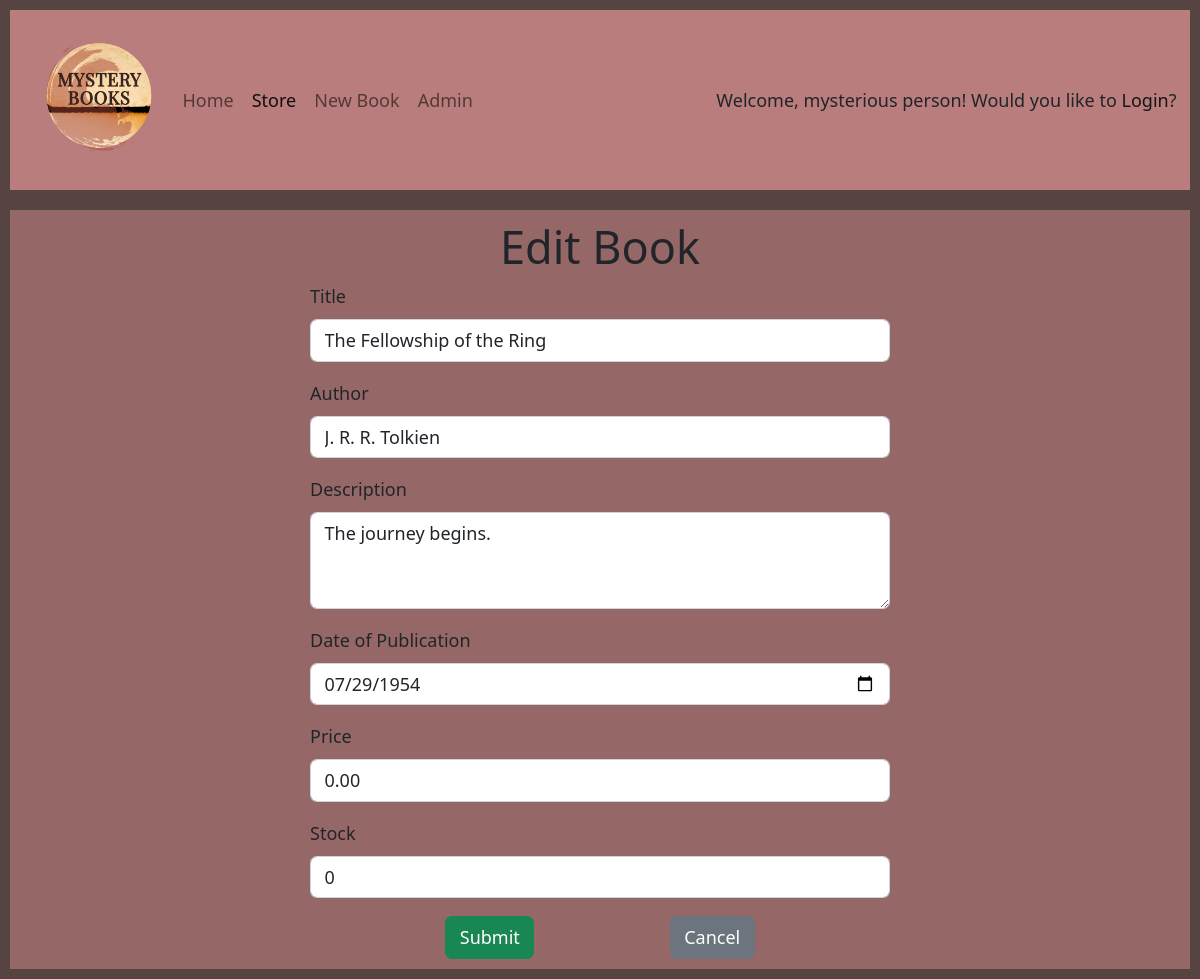
Before: /store/2/edit with the older database file.
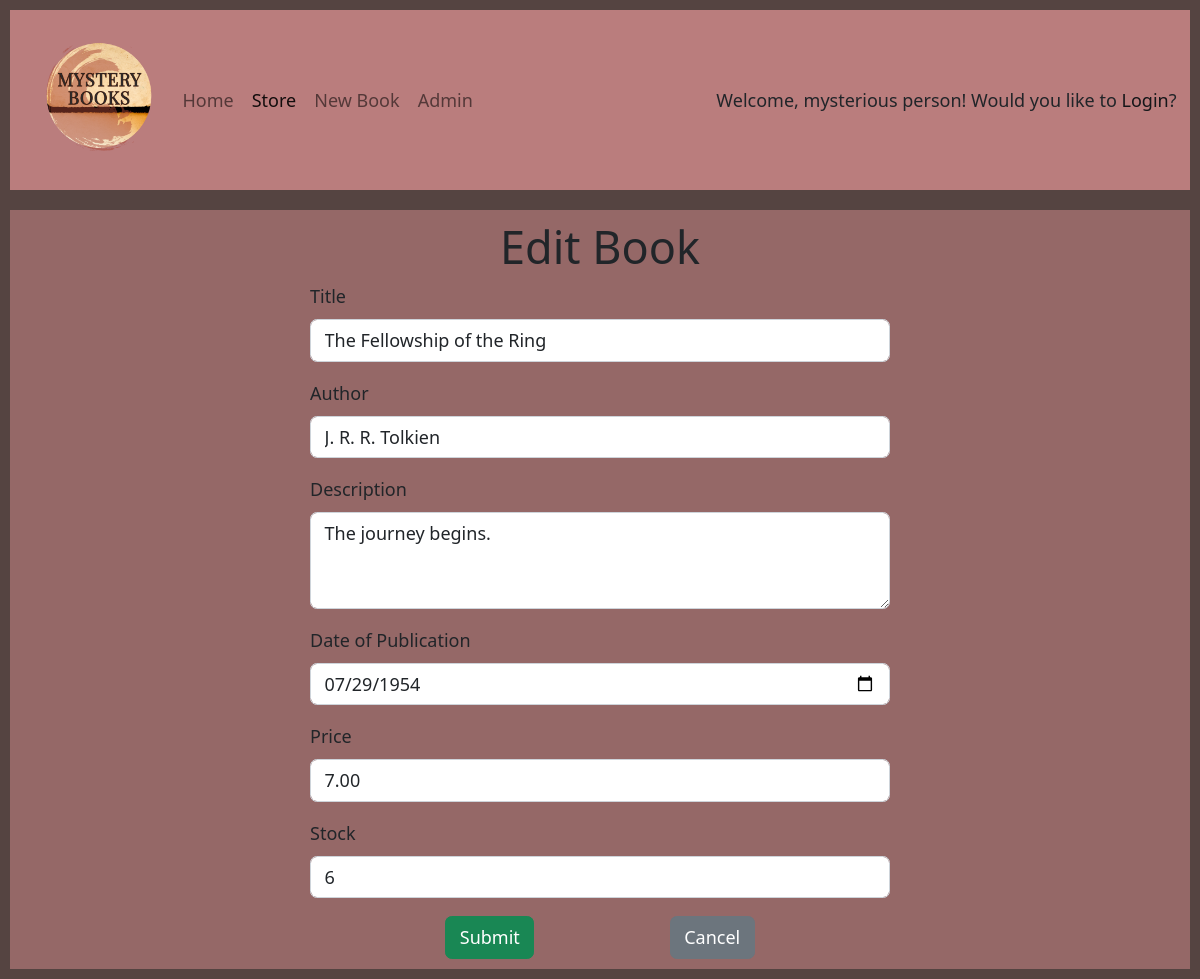
After: the same page with the newer database file.
### store/models.py (models this page shows)
class Book(models.Model):
    title = models.CharField(max_length=200)
    author = models.CharField(max_length=200)
    description = models.TextField()
    publish_date = models.DateField(default=datetime.date.today)
    price = models.DecimalField(decimal_places=2, max_digits=8)
    stock = models.IntegerField(default=0)

### store/views.py (the view)
# urls.py: path('store/<int:book_id>/edit', views.edit_book, name='edit_book'),
def edit_book(request, book_id):
    book = Book.objects.get(id=book_id)
    context = {
        'book_id': book.id,
        'title': 'Edit Book',
        'menu': 'store',
        'form_action': 'edit_book',
        'display_form': False,
    }
    if request.method == 'POST':
        try:
            book.title = request.POST.get('title')
            book.author = request.POST.get('author')
            book.description = request.POST.get('description')
            book.publish_date = request.POST.get('publish_date')
            book.price = request.POST.get('price')
            book.stock = request.POST.get('stock')
            book.save()
            context['success_message'] = 'Update Complete'
        except:
            context['book_title'] = request.POST.get('title')
            context['author'] = request.POST.get('author')
            context['description'] = request.POST.get('description')
            context['publish_date'] = request.POST.get('publish_date')
            context['price'] = request.POST.get('price')
            context['stock'] = request.POST.get('stock')
            context['error_message'] = 'Update Error'
            context['display_form'] = True
    else:
        context['display_form'] = True
        context['book_title'] = book.title
        context['author'] = book.author
        context['description'] = book.description
        context['publish_date'] = str(book.publish_date)
        context['price'] = book.price
        context['stock'] = book.stock
        print(context['description'])
    return render(request, 'store/book_form.html', context)

### store/templates/store/book_form.html (shortened to what this page needs)
{% extends "base.html" %}
{% block content %}
{% if display_form %}
    {% if form_action == 'edit_book' %}
    <form class="book-form" action="{% url 'edit_book' book_id %}" method="POST">
    {% else %}
    <form  class="book-form" action="{% url 'new_book' %}" method="POST">
    {% endif %}
        <div class="mb-3">
            <label for="InputTitle" class="form-label">Title</label>
            <input
                type="text"
                class="form-control"
                id="InputTitle"
                name="title"
                value="{{ book_title }}"
                required>
        </div>
        <div class="mb-3">
            <label for="InputAuthor" class="form-label">Author</label>
            <input
                type="text"
                class="form-control"
                id="InputAuthor"
                name="author"
                value="{{ author }}"
                required>
        </div>
        <div class="mb-3">
            <label for="InputDescription" class="form-label">Description</label>
            <textarea
                class="form-control"
                id="InputDescription"
                rows="3"
                name="description"
                required>{{ description }}</textarea>
        </div>
        <div class="mb-3">
            <label for="InputPublishDate" class="form-label">Date of Publication</label>
            <input
                type="date"
                class="form-control"
                id="InputPublishDate"
                name="publish_date"
                value="{{ publish_date }}"
                required>
        </div>
        <div class="mb-3">
            <label for="InputPrice" class="form-label">Price</label>
            <input
                type="number"
                min="0"
                step="0.01"
                required
                class="form-control"
                id="InputPrice"
                value="{{ price }}"
                name="price">
        </div>
        <div class="mb-3">
            <label for="InputStock" class="form-label">Stock</label>
            <input
                type="number"
                min="0"
                required
                class="form-control"
                id="InputStock"
                value="{{ stock }}"
                name="stock">
        </div>
        <div class="book-details-buttons">
            <button type="submit" class="btn btn-success">Submit</button>
            <a type="text/button" class="btn btn-secondary" role="button" href="{% url 'store' %}">Cancel
            </a>
        </div>
    </form>
{% endif %}
{% endblock %}

Changed rows visible on the page:
changed Book "The Fellowship of the Ring": price "0.00" → "7.00"
Other visible differences:
form field stock: "0" → "6"
